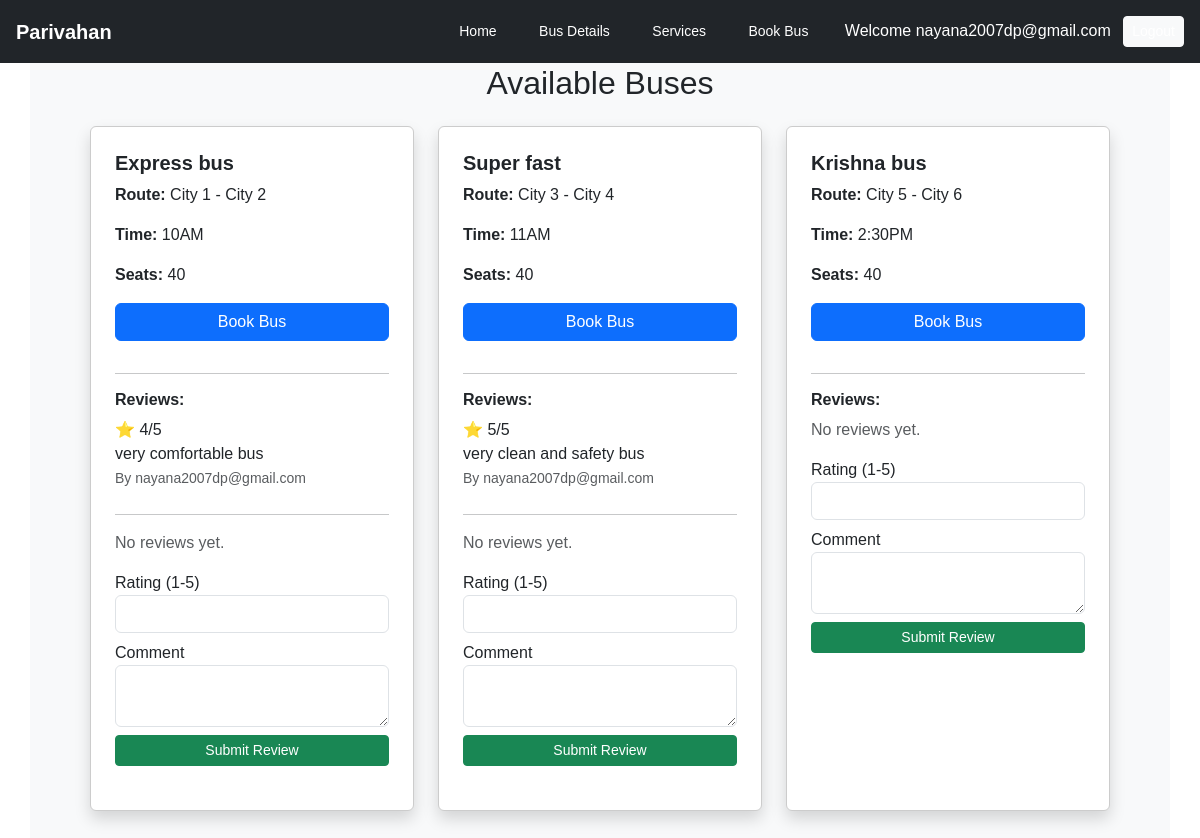
Screenshot of /buses (signed in) with the database file from the repository.
### tables this page shows
CREATE TABLE buses (
        id INTEGER PRIMARY KEY AUTOINCREMENT,
        bus_name TEXT,
        route TEXT,
        time TEXT,
        seats INTEGER
    );

CREATE TABLE reviews (
        id INTEGER PRIMARY KEY AUTOINCREMENT,
        user_email TEXT,
        bus_name TEXT,
        rating INTEGER,
        comment TEXT
    );

### app.py (the view)
@app.route("/buses")
def buses():
    conn = get_db_connection()
    buses = conn.execute("SELECT * FROM buses").fetchall()
    reviews = conn.execute("SELECT * FROM reviews").fetchall()
    conn.close()
    return render_template("buses.html", buses=buses, reviews=reviews)

### app.py (called while the page is built)
def get_db_connection():
    conn = sqlite3.connect("database.db", timeout=10, check_same_thread=False)
    conn.row_factory = sqlite3.Row
    return conn

### templates/buses.html (shortened to what this page needs)
<!DOCTYPE html>
<html>
<head>
    <link href="https://cdn.jsdelivr.net/npm/bootstrap@5.3.2/dist/css/bootstrap.min.css" rel="stylesheet">
    <link rel="stylesheet" href="{{ url_for('static', filename='style.css') }}">
</head>
<body>
<div class="navbar-custom d-flex justify-content-between align-items-center p-3 bg-dark">
    <div class="text-white fw-bold fs-5">Parivahan</div>
    <div>
        <a href="/" class="text-white me-3">Home</a>
        <a href="/buses" class="text-white me-3">Bus Details</a>
        <a href="/services" class="text-white me-3">Services</a>
        <a href="/book" class="text-white me-3">Book Bus</a>
        {% if session.get("user") %}
            <span class="text-white ms-3">
                Welcome {{ session.get("user") }}
            </span>
            <a href="/logout" class="btn btn-light btn-sm ms-2">Logout</a>
        {% else %}
            <a href="/login" class="btn btn-light btn-sm ms-2">Login</a>
        {% endif %}
    </div>
</div>
<div class="container mt-4 page-content">
    <h2 class="text-center mb-4">Available Buses</h2>
    <div class="row g-4">
        {% if buses %}
            {% for bus in buses %}
            <div class="col-md-4">
                <div class="card shadow p-4 h-100">
                    <h5 class="fw-bold">{{ bus['bus_name'] }}</h5>
                    <p><strong>Route:</strong> {{ bus['route'] }}</p>
                    <p><strong>Time:</strong> {{ bus['time'] }}</p>
                    <p><strong>Seats:</strong> {{ bus['seats'] }}</p>
                    <a href="{{ url_for('book') }}?bus_name={{ bus['bus_name'] }}&route={{ bus['route'] }}&time={{ bus['time'] }}"
                       class="btn btn-primary w-100 mb-3">
                       Book Bus
                    </a>
                    <hr>
                    <h6 class="fw-bold">Reviews:</h6>
                    {% set found = false %}
                    {% for review in reviews %}
                        {% if review['bus_name'] == bus['bus_name'] %}
                            {% set found = true %}
                            <div class="mb-2">
                                ⭐ {{ review['rating'] }}/5 <br>
                                {{ review['comment'] }} <br>
                                <small class="text-muted">By {{ review['user_email'] }}</small>
                            </div>
                            <hr>
                        {% endif %}
                    {% endfor %}
                    {% if not found %}
                        <p class="text-muted">No reviews yet.</p>
                    {% endif %}
                    {% if session.get("user") %}
                    <form method="POST" action="{{ url_for('add_review') }}">
                        <label>Rating (1-5)</label>
                        <input type="number" name="rating" min="1" max="5" class="form-control mb-2" required>
                        <label>Comment</label>
                        <textarea name="comment" class="form-control mb-2" required></textarea>
                        <button type="submit" class="btn btn-success btn-sm w-100">
                            Submit Review
                        </button>
                    </form>
                    {% else %}
                        <p class="text-danger mt-2">Login to add review</p>
                    {% endif %}
                </div>
            </div>
            {% endfor %}
        {% else %}
            <div class="col-12 text-center">
                <h5>No buses available.</h5>
            </div>
        {% endif %}
    </div>
</div>
</body>
</html>

### static/style.css (style rules this page uses)
body { margin: 0; font-family: Arial, sans-serif; }
.card { border: 1px solid #ccc; padding: 20px; margin-bottom: 20px; }
button { padding: 8px 14px; background: #ff9800; border: none; cursor: pointer; }
.navbar-custom { background: #0b1d3a; padding: 14px 60px; position: fixed; width: 100%; top: 0; z-index: 1000; }
.navbar-custom a { color: white; text-decoration: none; margin-left: 22px; font-size: 14px; }
.page-content { margin-top: 100px; padding: 20px 60px; }
.page-content { margin-top: 90px; padding: 40px 60px; min-height: 100vh; background: #f8f9fa; }

### rows the page displays
buses: bus_name "Express bus", route "City 1 - City 2", time "10AM", seats "40"
reviews: rating "4", comment "very comfortable bus", user_email "nayana2007dp@gmail.com"
buses: bus_name "Super fast", route "City 3 - City 4", time "11AM", seats "40"
reviews: rating "5", comment "very clean and safety bus", user_email "nayana2007dp@gmail.com"
buses: bus_name "Krishna bus", route "City 5 - City 6", time "2:30PM", seats "40"

### other values shown
{{ session.get("user") }} "nayana2007dp@gmail.com"
